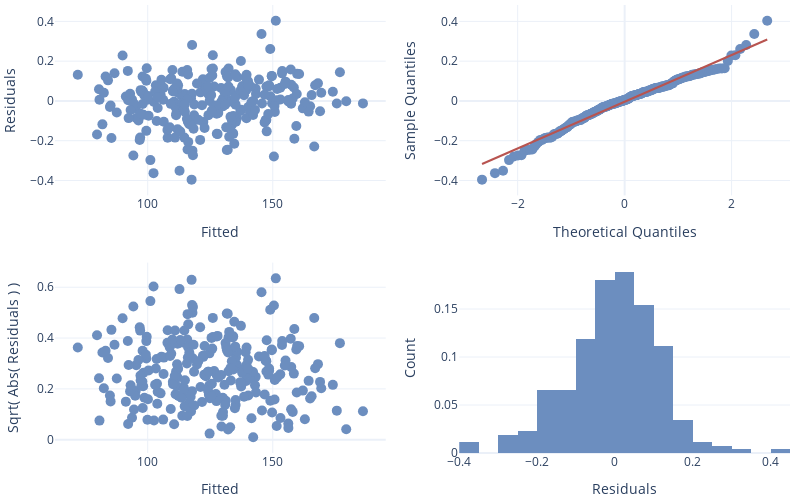

This figure's notebook cell:
### Code cell
glmm_mean_sot = glmer('Mean ~ Stain + Tissue + (1|Experiment) + (1|ROI)', data=pl_df_measures, family='Gamma', link='log')
glmm_mean_sot.set_factors(['Stain', 'Tissue'])

# Convert estimates to odds
display(glmm_mean_sot.fit(exponentiate=True, summary=True, conf_method='boot'))
display(glmm_mean_sot.result_fit_stats)
stat_diagnostics(glmm_mean_sot.data['fitted'], glmm_mean_sot.data['resid'], glmm_mean_sot.data['Experiment'])

### Figure 1 — Plotly figure (JSON) as saved in the notebook; plotly's stock layout.template omitted (floating-point values rounded to 4 significant figures; data arrays with more than 128 entries replaced by an {"elided": "..."} marker saying what was removed)
{"data": [{"marker": {"color": "#6C8EBF", "size": 10}, "mode": "markers", "text": {"elided": "260 str values"}, "type": "scatter", "x": {"elided": "260 float values"}, "xaxis": "x", "y": {"elided": "260 float values"}, "yaxis": "y"}, {"marker": {"color": "#6C8EBF", "size": 10}, "mode": "markers", "type": "scatter", "x": {"elided": "260 float values"}, "xaxis": "x2", "y": {"elided": "260 float values"}, "yaxis": "y2"}, {"marker": {"color": "#B85450", "line": {"width": 2}}, "mode": "lines", "type": "scatter", "x": {"elided": "260 float values"}, "xaxis": "x2", "y": {"elided": "260 float values"}, "yaxis": "y2"}, {"marker": {"color": "#6C8EBF", "size": 10}, "mode": "markers", "text": {"elided": "260 str values"}, "type": "scatter", "x": {"elided": "260 float values"}, "xaxis": "x3", "y": {"elided": "260 float values"}, "yaxis": "y3"}, {"histnorm": "probability", "marker": {"color": "#6C8EBF"}, "type": "histogram", "x": {"elided": "260 float values"}, "xaxis": "x4", "yaxis": "y4"}], "layout": {"height": 500, "margin": {"b": 5, "l": 10, "r": 10, "t": 5}, "showlegend": false, "width": 800, "xaxis": {"anchor": "y", "domain": [0, 0.45], "title": {"text": "Fitted"}}, "xaxis2": {"anchor": "y2", "domain": [0.55, 1], "title": {"text": "Theoretical Quantiles"}}, "xaxis3": {"anchor": "y3", "domain": [0, 0.45], "title": {"text": "Fitted"}}, "xaxis4": {"anchor": "y4", "domain": [0.55, 1], "title": {"text": "Residuals"}}, "yaxis": {"anchor": "x", "domain": [0.575, 1], "title": {"text": "Residuals"}}, "yaxis2": {"anchor": "x2", "domain": [0.575, 1], "title": {"text": "Sample Quantiles"}}, "yaxis3": {"anchor": "x3", "domain": [0, 0.425], "title": {"text": "Sqrt( Abs( Residuals ) )"}}, "yaxis4": {"anchor": "x4", "domain": [0, 0.425], "title": {"text": "Count"}}}}
